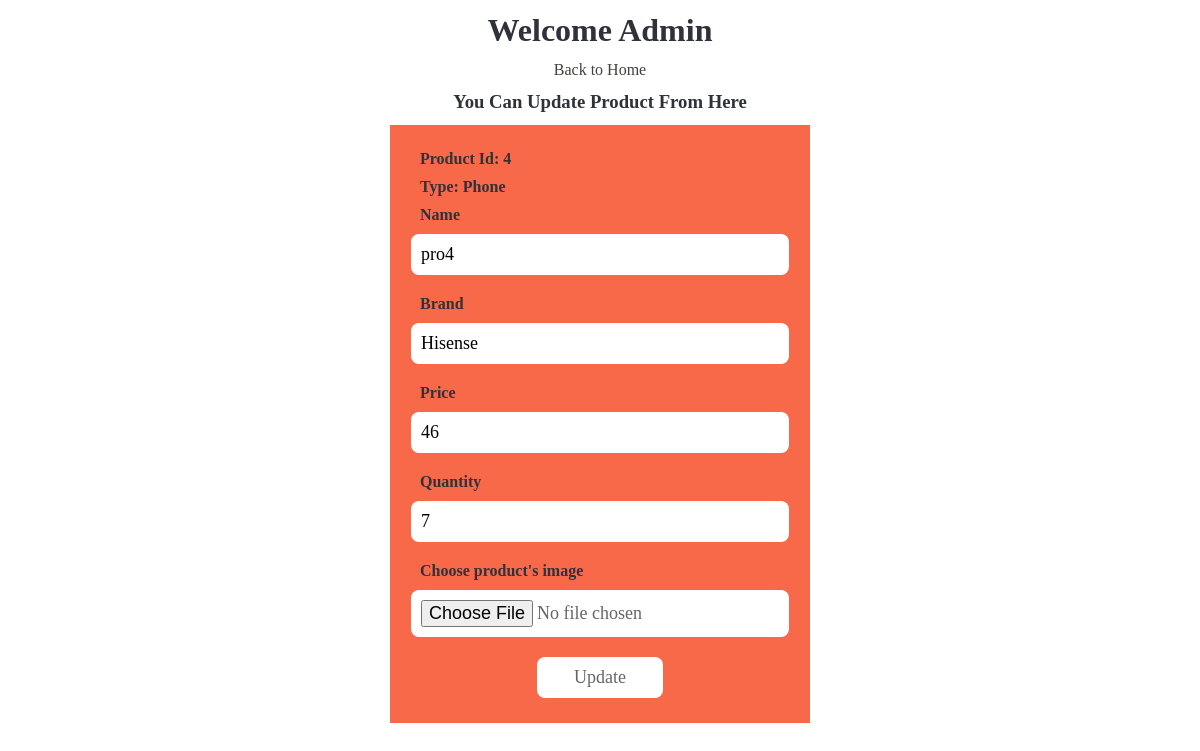
The app's page /Views/update_product_page.php?id=4 (signed in) with its own data.
### tables this page shows
CREATE TABLE `product` (
  `Id` int(10) NOT NULL,
  `Name` varchar(30) NOT NULL,
  `Type` varchar(30) NOT NULL,
  `Brand` varchar(30) NOT NULL,
  `Price` float NOT NULL,
  `Quantity` int(10) NOT NULL,
  `image_name` varchar(50) NOT NULL,
  `description` varchar(100) DEFAULT NULL
);

### Controllers/Product.php (called while the page is built, shortened)
<?php
class Product {
    public function connect() {
        include_once '../Models/DataBase.php';
        $file_name = '../Models/credential.php';
        $db = DataBase::getInstance($file_name);
        return $db;
    }
    public function get_product_by_id($pro_id) {
        $db = $this->connect();
        $query = "SELECT * FROM product WHERE id = $pro_id";
        $product = $db->fetch_query($query);
        return $product;
    }
}

### Models/credential.php (called while the page is built)
<?php
$dbhost = "localhost";
$dbuser = "id6489889_abdo";
$dbpass = "abdoadmin";
$dbname = "id6489889_mydb";

### Models/DataBase.php (called while the page is built, shortened)
<?php
class DataBase {
    private $host;
    private $user;
    private $pass;
    private $name;
    private $conn;
    private static $instance;
    private function __construct($fileName) {
        $this->host = $dbhost;
        $this->user = $dbuser;
        $this->pass = $dbpass;
        $this->name = $dbname;
    }
    private function connection() {
        $this->conn = new mysqli($this->host, $this->user, $this->pass, $this->name) or die("Failed Connection");
    }
    public static function getInstance($filename) {
        if(!self::$instance) {
            self::$instance = new self($filename);
        }
        return self::$instance;
    }
    public function fetch_query($query) {
        $result = $this->database_query($query);
        if(isset($result) && $result != False) {
            return $this->database_all_assoc($result);
        }
    }
    public function database_query($database_query) {
        $sSQL= 'SET CHARACTER SET utf8';
        mysqli_query($this->conn, $sSQL);
        $result = mysqli_query($this->conn, $database_query);
        return $result;
    }
    public function database_all_assoc($result) {
        while($row = mysqli_fetch_assoc($result)) {
            $arr[] = $row;
        }
        if(isset($arr)) {
            return $arr;
        }
    }
}

### Views/update_product_page.php (the view, shortened to what this page needs)
<!DOCTYPE html>
<html>
    <head>
    </head>
    <body>
         <?php
          if(isset($_SESSION['admin_id']) ) {
                $id = $_REQUEST['id'];
                ?>
        <div class="contr">
            <header class="text-center">
                <h1>Welcome Admin</h1>
                <a href="index.php">Back to Home</a>
                <h3>You Can Update Product From Here</h3>
            </header>
            <div class="myForm">
                <p>Product Id: <?php echo $id; ?></p>
                <?php
                include '../Controllers/Product.php';
                $pro = new Product(NULL);
                $info = $pro->get_product_by_id($id);
                ?>
                <form action="../Models/process_update_product.php" method="post" enctype="multipart/form-data">
                    <p>Type: <?php echo $info[0]['Type']; ?></p>
                    <p>Name</p>
                    <input type="text" name="name" placeholder="Name" value="<?php echo $info[0]['Name']; ?>" required>
                    <p>Brand</p>
                    <input type="text" name="brand" placeholder="Brand" value="<?php echo $info[0]['Brand']; ?>" required>
                    <p>Price</p>
                    <input type="text" name="price" placeholder="Price" value="<?php echo $info[0]['Price']; ?>" required>
                    <p>Quantity</p>
                    <input type="number" name="quantity" placeholder="Quantity" value="<?php echo $info[0]['Quantity']; ?>" required>
                    <p>Choose product's image</p>
                    <input type="file" name="image" class="iFile" value="<?php $info[0]['image_name'];?>">
                    <input type="submit" style="width: 30%" class="action"  name="submit" value="Update">
                </form>
            </div>
        </div>
    </body>
    <?php } ?>
</html>

### Views/update_product_page.php (style rules this page uses)
* { box-sizing: border-box; margin: 0; font-family: 'Joti+One'; }
.contr { width: 35%; margin: 0 auto; }
.text-center { text-align: center; }
header h1, h3 { margin: 12px; }
header a { color: #44403f; text-decoration: none; }
body { background-color:#fff; text-align: center; color:#30323A; }
.myForm { background-color: #F8694A; padding: 15px 0; overflow: hidden; color: #333; }
.myForm input, .myForm select { width: 90%; padding: 10px; margin: 10px; border: none; font-size: 18px; border-radius: 8px; }
.myForm p { color: #30323A; text-align: left; margin-top: 10px; margin-left: 30px; font-weight: bold; }
.action, .iFile { background-color: #fff; color: #666; }
::placeholder { font-size: 18px; }

### records on screen
product: Type "Phone", name "pro4", brand "Hisense", price "46", quantity "7"

### other values on screen
$id "4"
